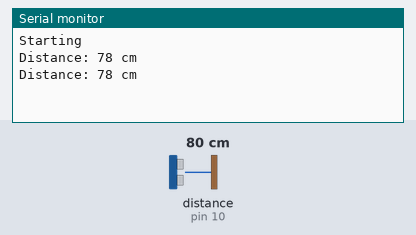
The sketch below on a simulated Arduino Uno, built with avr-gcc and run on an emulated ATmega328P. On the bench: the last lines printed to the serial monitor. Wiring (inferred from the names in the program): ultrasonic range finder: trigger pin 11; echo pin 10. Inputs (shaded band) come from the test bench; at power-on: distance to the obstacle (sensor on pin 10) 80 cm. The echo pulse lasts 58.3 µs per cm.

Above: at 1.8 s.
1.9 s: distance to the obstacle (sensor on pin 10) set to 2 cm
At 2.8 s:
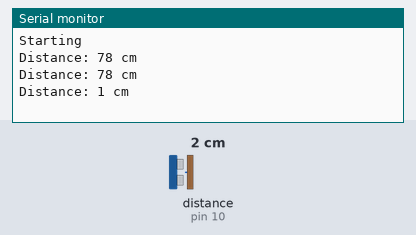
3.4 s: distance to the obstacle (sensor on pin 10) set to 4 cm
At 4.8 s:
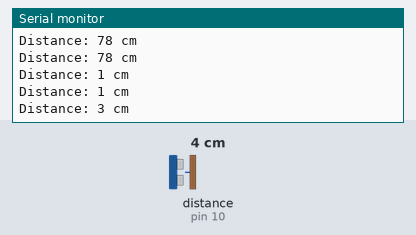
Timing chart, 0 to 6.4 s (numbered marks = the images above; inputs shaded):
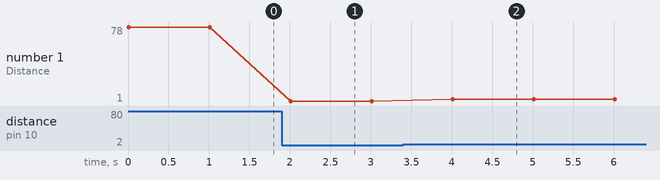

Measured:
- after the input at 1.9 s, the serial monitor: prints a new line after 0.11 s (image 1)
- after the input at 3.4 s, the serial monitor: prints a new line after 0.61 s (image 2)
- plotted number 1: 78 → 1 after the input at 1.9 s, 1 → 3 after the input at 3.4 s

The sketch:

distance.ino
```cpp
int echo = 10;
int trig = 11;

long duration;
int distance;

void setup()
{
  Serial.begin(9600);
  Serial.println("Starting");

  pinMode(trig, OUTPUT);
  pinMode(echo, INPUT);
}

void loop()
{
  // Clearing trigger.
  digitalWrite(trig, LOW);
  delayMicroseconds(2);

  // Sets the trigPin on HIGH state for 10 micro seconds
  digitalWrite(trig, HIGH);
  delayMicroseconds(10);
  digitalWrite(trig, LOW);

  // Reads the echoPin, returns the sound wave travel time in microseconds
  duration = pulseIn(echo, HIGH);

  // Calculating the distance
  distance = duration * 0.034 / 2;

  // Prints the distance on the Serial Monitor
  Serial.print("Distance: ");
  Serial.print(distance);
  Serial.println(" cm");

  delay(1000);
}
```
